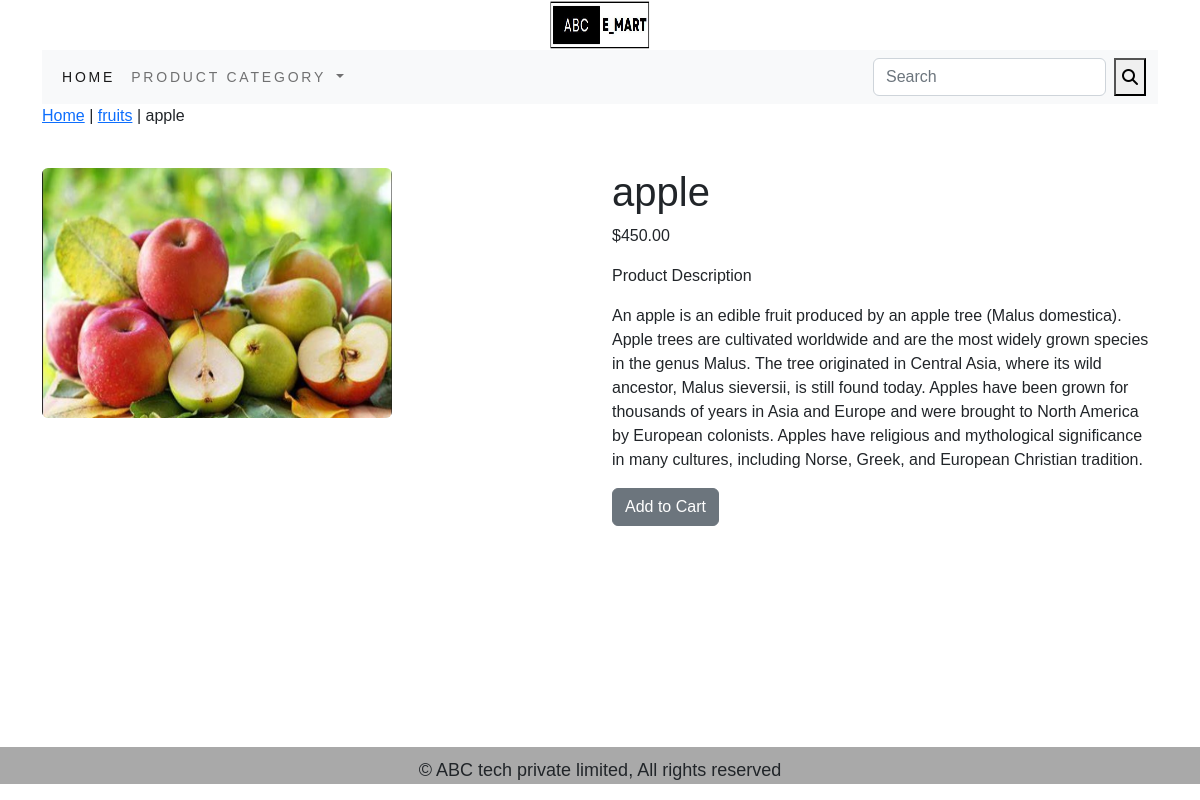
Screenshot of /ecommerceapp/fruits-category/apple/ with the database file from the repository.
### ecommerceapp/models.py (models this page shows, shortened)
class Product(models.Model):
    name=models.CharField(max_length=250, unique=True)
    slug=models.SlugField(max_length=250, unique=True)
    description=models.TextField(blank=True)
    price=models.DecimalField(max_digits=10, decimal_places=2)
    category=models.ForeignKey(Category, on_delete=models.CASCADE)
    image=models.ImageField(upload_to='product', blank=True)
    stock=models.IntegerField()
    available=models.BooleanField(default=True)
    created=models.DateTimeField(auto_now_add=True)
    updated=models.DateTimeField(auto_now=True)
    class Meta:
        ordering=('name',)
        verbose_name='product'
        verbose_name_plural='products'

class Category(models.Model):
    name=models.CharField(max_length=250, unique=True)
    slug=models.SlugField(max_length=250, unique=True)
    description=models.TextField(blank=True)
    image=models.ImageField(upload_to="category", blank=True)
    class Meta:
        ordering=('name',)
        verbose_name='category'
        verbose_name_plural='categories'
    def get_urll(self):
        return reverse('ecommerceapp:products_by_category', args=[self.slug])
    def __str__(self):
        return '{}'.format(self.name)

### ecommerceapp/views.py (the view)
# urls.py: path('<slug:c_slug>/<slug:product_slug>/',views.prodetail,name='prodcatdetail'),
def prodetail(request,c_slug,product_slug):
    try:
        product=Product.objects.get(category__slug=c_slug,slug=product_slug)
    except Exception as e:
        raise  e
    return render(request,'products.html',{'product':product})

### cart_app/context_processor.py (called while the page is built)
def counter(request):
    item_count=0
    if 'admin' in request.path:
        return {}
    else:
        try:
            cart=Cart.objects.filter(cart_id=_cart_id(request))
            car_items=CartItem.objects.all().filter(cart=cart[:1])
            for cart_item in car_items:
                item_count +=cart_item.quantity
        except Cart.DoesNotExist:
            item_count=0
    return dict(item_count=item_count)

### cart_app/views.py (called while the page is built)
def _cart_id(request):
    cart=request.session.session_key
    if not cart:
        cart=request.session.create()
    return cart

### ecommerceapp/context_processors.py (called while the page is built)
def menu_links(request):
    links=Category.objects.all()
    return dict(links=links)

### templates/products.html (shortened to what this page needs)
{% extends 'base.html' %}
{% load static %}
{% block content %}
<div>
    <div>
        <p><a href="{% url 'ecommerceapp:allprodcat' %}">Home</a> | <a href="{{product.category.get_urll}}">{{ product.category }}</a> | {{ product.name }} </p>
    </div>
</div>
<br>
        <div class="row">
            <div class="col-md-6">
            <img src="{{ product.image.url }}" alt="{{ product.name }}"  width="350" height="250" class="rounded">
            </div>
        <div class="col-md-6">
            <h1>{{ product.name }}</h1>
            <p>${{product.price }}</p>
            <p>Product Description</p>
            <p>{{ product.description }} </p>
            {% if product.stock <= 0 %}
            <p><b>Out of stock</b></p>
            {% else %}
            <a class="btn btn-secondary" href="{% url 'cart:add_cart' product.id %}">Add to Cart</a>
            {% endif %}
        </div>
    </div>
{% endblock %}

### templates/base.html (style rules this page uses)
body { font-family: 'Secular One', sans-serif; }

### rows the page displays
Product: category "fruits", name "apple", image (picture), price "450.00", description "An apple is an edible fruit produced by an apple tree (Malus domestica). Apple trees are cultivated worldwide and are the most widely grown species in the genus Malus. The tree originated in Central Asia, where its wild ancestor, Malus sieversii, is still found today. Apples have been grown for thousands of years in Asia and Europe and were brought to North America by European colonists. Apples have religious and mythological significance in many cultures, including Norse, Greek, and European Christian tradition."
